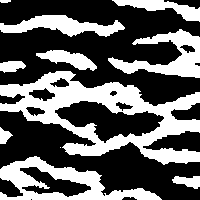
%> input picture figures_old/owp_slides_20150511/Reduced/MC_1/imTrue.png, 200 x 200 px
$ octave ImTool.m   (GNU Octave 9; MATLAB toolbox functions it lacks are replaced by stand-ins)
%> lines starting %> are read from the running program, lines starting %| are printed output that depends on the picture; in (x1, y1, x2, y2) boxes, pixels count from 0 and x2, y2 are one past the last pixel; in counts of white or black regions, pixels touching at a corner belong together; the program's own positions count from 1
clear all
close all
clc

stData.folder = ['MC_2'];
stData.subfolder = [stData.folder filesep 'TOSHOW' filesep];

mkdir(stData.subfolder);

imTrue = imread([stData.folder filesep 'imTrue.png']);
%> imTrue is the input picture: size 200x200 uint8; 38% white; 11 white regions (1 under 20 px), largest, box (x1, y1, x2, y2) and area: (0, 71, 200, 165) 7071, (0, 156, 162, 200) 2793, (108, 29, 200, 78) 1885

imTrue_L    = logical(imTrue);
imTrue_R_Py = impyramid(imTrue_L, 'reduce');
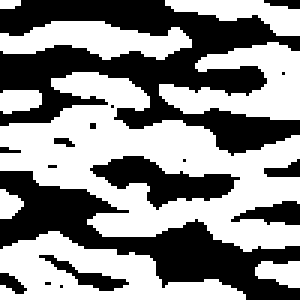
%> imTrue_R_Py: size 100x100 logical (shown 3 times larger); 54.7% white; 17 black regions (9 under 20 px), largest, box (x1, y1, x2, y2) and area: (0, 0, 100, 52) 2368, (0, 57, 100, 100) 1407, (30, 52, 80, 70) 403

imTrue_R_Near_F = imresize(imTrue_L, 0.5, 'nearest', 'Antialiasing', false);
%> imTrue_R_Near_F: size 100x100 logical; 38.3% white; 10 white regions (1 under 20 px), largest, box (x1, y1, x2, y2) and area: (0, 35, 100, 82) 1771, (0, 78, 81, 100) 723, (54, 14, 100, 39) 477
imTrue_R_Near_T = imresize(imTrue_L, 0.5, 'nearest', 'Antialiasing', true);
%> imTrue_R_Near_T: size 100x100 logical; 40.3% white; 10 white regions (1 under 20 px), largest, box (x1, y1, x2, y2) and area: (0, 35, 100, 82) 1870, (0, 78, 81, 100) 741, (54, 14, 100, 39) 504

imTrue_R_BiL_F = imresize(imTrue_L, 0.5, 'bilinear', 'Antialiasing', false);
imTrue_R_BiL_T = imresize(imTrue_L, 0.5, 'bilinear', 'Antialiasing', true);
%> imTrue_R_BiL_T: size 100x100 logical; 39.3% white; 10 white regions (1 under 20 px), largest, box (x1, y1, x2, y2) and area: (0, 35, 100, 82) 1826, (0, 78, 81, 100) 722, (54, 15, 100, 39) 493

imTrue_R_BiC_F = imresize(imTrue_L, 0.5, 'bicubic', 'Antialiasing', false);
%> imTrue_R_BiC_F: size 100x100 logical; 39.2% white; 10 white regions (1 under 20 px), largest, box (x1, y1, x2, y2) and area: (0, 35, 100, 82) 1812, (0, 78, 81, 100) 720, (54, 14, 100, 39) 490
imTrue_R_BiC_T = imresize(imTrue_L, 0.5, 'bicubic', 'Antialiasing', true);
%> imTrue_R_BiC_T: size 100x100 logical; 38.4% white; 10 white regions (1 under 20 px), largest, box (x1, y1, x2, y2) and area: (0, 35, 100, 82) 1783, (0, 78, 81, 100) 704, (54, 14, 100, 39) 477

imTrue_R_Box_F = imresize(imTrue_L, 0.5, 'box', 'Antialiasing', false);
imTrue_R_Box_T = imresize(imTrue_L, 0.5, 'box', 'Antialiasing', true);

imTrue_R_La2_F = imresize(imTrue_L, 0.5, 'lanczos2', 'Antialiasing', false);
%> imTrue_R_La2_F: size 100x100 logical; 37.6% white; 10 white regions (1 under 20 px), largest, box (x1, y1, x2, y2) and area: (0, 35, 100, 82) 1750, (0, 78, 81, 100) 699, (54, 14, 100, 39) 470
imTrue_R_La2_T = imresize(imTrue_L, 0.5, 'lanczos2', 'Antialiasing', true);
%> imTrue_R_La2_T: size 100x100 logical; 38.1% white; 10 white regions (1 under 20 px), largest, box (x1, y1, x2, y2) and area: (0, 35, 100, 82) 1771, (0, 78, 81, 100) 700, (54, 14, 100, 39) 476

imTrue_R_La3_F = imresize(imTrue_L, 0.5, 'lanczos2', 'Antialiasing', false);
imTrue_R_La3_T = imresize(imTrue_L, 0.5, 'lanczos3', 'Antialiasing', true);

vIM = who('im*');
for idx = 1:numel(vIM)
    eval(['tempIM = ' vIM{idx} ';']);
    imwrite(tempIM,[stData.folder filesep vIM{idx} '.png']);
    figure;
    imshow(tempIM)
    set(gcf,'units','normalized','outerposition',[0 0 1 1]);
    saveas(gcf,[stData.folder filesep 'FIGURE_IM' vIM{idx} '.png'])

    if(strcmp(vIM{idx}(end),'T'))
        figure;
        set(gcf,'units','normalized','outerposition',[0 0 1 1]);

        subplot(1,3,1);
        imshow(imTrue_L)
        xlabel(['Image True (200 x 200)'],'FontSize', 6);

        subplot(1,3,2);
        imshow(tempIM)
        xlabel(['image  with antialiasing' vIM{idx}],'FontSize', 6);

        eval(['tempIM = ' vIM{idx}(1:end-1) 'F' ';']);
        subplot(1,3,3);
        imshow(tempIM)
        xlabel(['image  without antialiasing' vIM{idx}(1:end-1) 'F'], ...
                'FontSize', 6);

        saveas(gcf,[stData.subfolder 'FIGURE_JOINT_ITrue ANd scaled '...
                    vIM{idx}(1:end-2) '.png'])

    end
end

imF = [ zeros(100,100), ...
        imTrue_R_Near_F, imTrue_R_BiL_F , imTrue_R_BiC_F,...
        imTrue_R_Box_F , imTrue_R_La2_F, imTrue_R_La3_F];
%> imF: size 100x700 double; values 0 (black) and 1 (white), 33.1% white; 35 white regions (6 under 20 px), largest, box (x1, y1, x2, y2) and area: (100, 35, 700, 82) 10876, (186, 78, 281, 100) 801, (386, 78, 481, 100) 787

imT = [ imTrue_R_Py, ...
        imTrue_R_Near_T, imTrue_R_BiL_T , imTrue_R_BiC_T,...
        imTrue_R_Box_T , imTrue_R_La2_T, imTrue_R_La3_T];
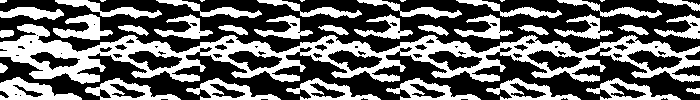
%> imT: size 100x700 logical; 41.3% white; 39 white regions (7 under 20 px), largest, box (x1, y1, x2, y2) and area: (0, 24, 700, 84) 13834, (0, 77, 82, 100) 976, (85, 78, 181, 100) 841

imshow([imTrue_L, [imF ; imT]])
title(['Images and Resizing' stData.folder])
xlabel(['Left Image (200x200) : Im True ; ' '(DOWN) From Left to Right : ' ...
        ' Pyramid , Nearest, Bilineal, Bicubic, Box, lanczos2, lanczos3'] , ...
        'FontSize', 6);
%set(gcf,'units','normalized','outerposition',[0 0 1 1]);
saveas(gcf,[stData.folder filesep 'Analysis_Images.png'])
%%%%%%%%%%%%%%%%%%%%%%%%%%%%%%%%%%%%%%%%%%%
%% Spectrum Analysis
imF_DCT = [ zeros(100,100), ...
        dct2(imTrue_R_Near_F), dct2(imTrue_R_BiL_F) , dct2(imTrue_R_BiC_F),...
        dct2(imTrue_R_Box_F) , dct2(imTrue_R_La2_F), dct2(imTrue_R_La3_F)];
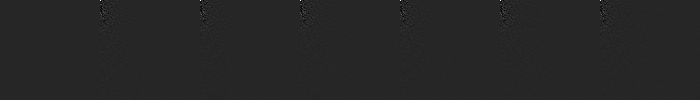
%> imF_DCT: size 100x700 double; min -7.19, max 40.34, mean 0; drawn with min black and max white

imT_DCT = [ dct2(imTrue_R_Py), ...
        dct2(imTrue_R_Near_T) ,dct2(imTrue_R_BiL_T) , dct2(imTrue_R_BiC_T),...
        dct2(imTrue_R_Box_T) , dct2(imTrue_R_La2_T), dct2(imTrue_R_La3_T)];

figure;
imshow([dct2(imTrue_L), [imF_DCT ; imT_DCT]])
title(['DCT for Images and Resizing (Gray)' stData.folder])
xlabel(['Left Image (200x200) : DCT(Im True) ; ' '(DOWN) From Left to Right : ' ...
        ' Pyramid , Nearest, Bilineal, Bicubic, Box, lanczos2, lanczos3'] , ...
        'FontSize', 6);
%set(gcf,'units','normalized','outerposition',[0 0 1 1]);
saveas(gcf,[stData.folder filesep 'Analysis_DCT_Gray.png'])

figure;
imshow([dct2(imTrue_L), [imF_DCT ; imT_DCT]]); colormap('jet')
title(['DCT for Images and Resizing (JET colormap)' stData.folder])
xlabel(['Left Image (200x200) : DCT(Im True) ; ' '(DOWN) From Left to Right : ' ...
        ' Pyramid , Nearest, Bilineal, Bicubic, Box, lanczos2, lanczos3 '] , ...
        'FontSize', 6);
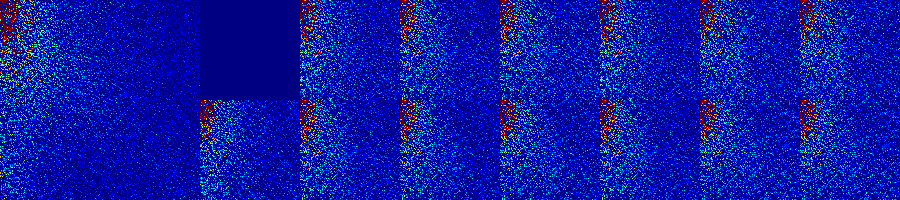
%> displayed picture: size 200x900x3, on the screen's scale of 0 to 255; mean R, G, B 6.9, 24.1, 164.7
saveas(gcf,[stData.folder filesep 'Analysis_DCT_Jet.png'])


figure;
thresholdB = 0.3;
imshow([dct2(imTrue_L).* (abs(dct2(imTrue_L))>thresholdB), ...
       [imF_DCT .* (abs(imF_DCT) >thresholdB) ; imT_DCT .* (abs(imT_DCT)>thresholdB)]])
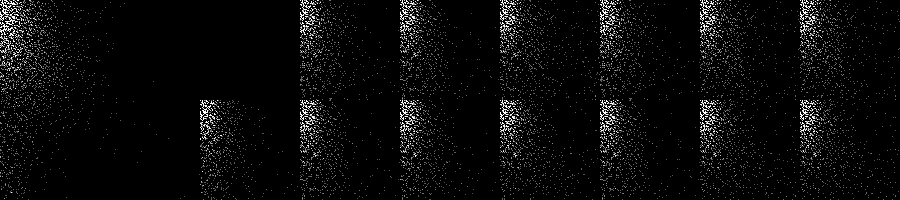
%> displayed picture: size 200x900, on the screen's scale of 0 to 255; min 0, max 255, mean 10.6
colormap('jet')
title(['DCT for Images and Resizing (JET colormap)' stData.folder])
xlabel(['Left Image (200x200) : DCT(Im True) ; ' '(DOWN) From Left to Right : ' ...
        ' Pyramid , Nearest, Bilineal, Bicubic, Box, lanczos2, lanczos3 '] , ...
        'FontSize', 6);
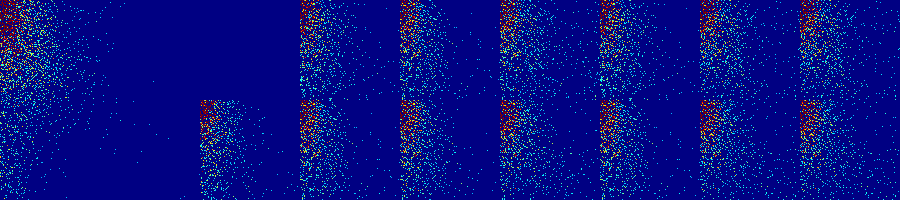
%> displayed picture: size 200x900x3, on the screen's scale of 0 to 255; mean R, G, B 6.9, 13.3, 131.6
saveas(gcf,[stData.folder filesep 'Analysis_THRESHOLD_DCT_Jet.png'])


close all
figure;
thresholdB = 0.3;
title(['DCT Coefficients for Images and Resizing' stData.folder])
xlabel(['Left Image (200x200) : DCT Coeffs(Im True) ; ' '(DOWN) From Left to Right : ' ...
        ' Pyramid , Nearest, Bilineal, Bicubic, Box, lanczos2, lanczos3 '] , ...
        'FontSize', 6);

subplot(2,9,[1 2 10 11])
plot(reshape(abs(dct2(imTrue_L)),1,[]))
xlim([1 500]);

subplot(2,9,4)
plot(reshape(abs(dct2(imTrue_R_Near_F)),1,[]))
xlim([1 500]);

subplot(2,9,5)
plot(reshape(abs(dct2(imTrue_R_BiL_F)),1,[]))
xlim([1 500]);

subplot(2,9,6)
plot(reshape(abs(dct2(imTrue_R_BiC_F)),1,[]))
xlim([1 500]);
subplot(2,9,7)
plot(reshape(abs(dct2(imTrue_R_Box_F)),1,[]))
xlim([1 500]);
subplot(2,9,8)
plot(reshape(abs(dct2(imTrue_R_La2_F)),1,[]))
xlim([1 500]);
subplot(2,9,9)
plot(reshape(abs(dct2(imTrue_R_La3_F)),1,[]))
xlim([1 500]);


subplot(2,9,12)
plot(reshape(abs(dct2(imTrue_R_Py)),1,[]))
xlim([1 500]);
subplot(2,9,13)
plot(reshape(abs(dct2(imTrue_R_Near_T)),1,[]))
xlim([1 500]);
subplot(2,9,14)
plot(reshape(abs(dct2(imTrue_R_BiL_T)),1,[]))
xlim([1 500]);
subplot(2,9,15)
plot(reshape(abs(dct2(imTrue_R_BiC_T)),1,[]))
xlim([1 500]);
subplot(2,9,16)
plot(reshape(abs(dct2(imTrue_R_Box_T)),1,[]))
xlim([1 500]);
subplot(2,9,17)
plot(reshape(abs(dct2(imTrue_R_La2_T)),1,[]))
xlim([1 500]);
subplot(2,9,18)
plot(reshape(abs(dct2(imTrue_R_La3_T)),1,[]))
xlim([1 500]);
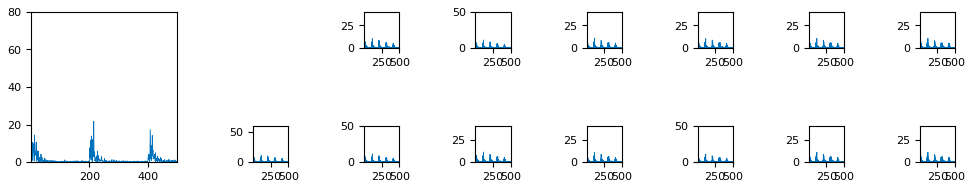
%> figure redrawn from the program's plot data, 14 panels; panel 1: curve peaks at x = 1, y = 75.93; panel 2: curve peaks at x = 1, y = 38.32; panel 3: curve peaks at x = 1, y = 40.34; panel 4: curve peaks at x = 1, y = 39.19

saveas(gcf,[stData.folder filesep 'Analysis_Coeffs_THRESHOLD_DCT.png'])
